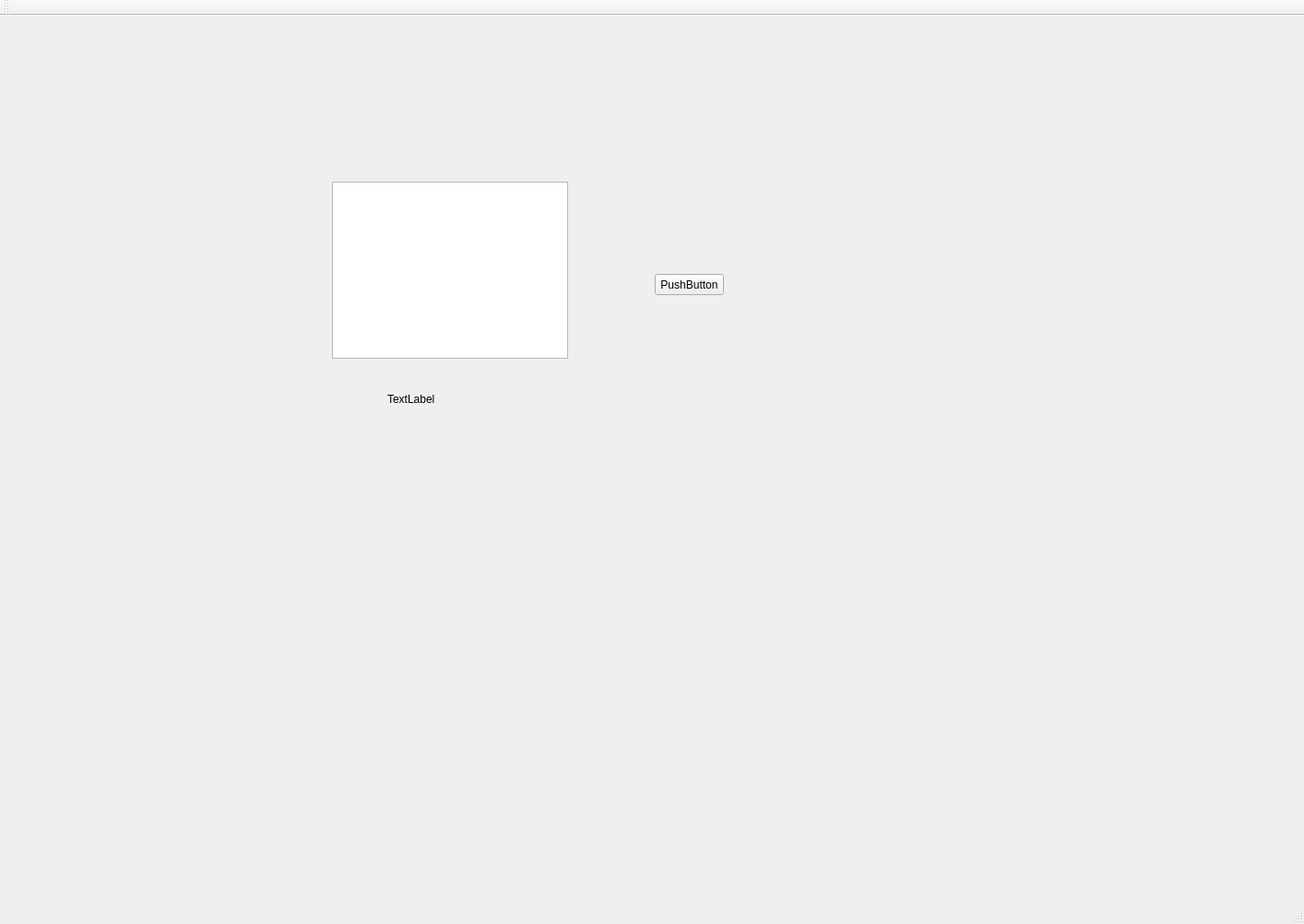
<?xml version="1.0" encoding="UTF-8"?>
<ui version="4.0">
 <class>MainWindow</class>
 <widget class="QMainWindow" name="MainWindow">
  <property name="geometry">
   <rect>
    <x>0</x>
    <y>0</y>
    <width>1414</width>
    <height>1002</height>
   </rect>
  </property>
  <property name="windowTitle">
   <string>MainWindow</string>
  </property>
  <widget class="QWidget" name="centralWidget">
   <widget class="QWidget" name="widget_2" native="true">
    <property name="geometry">
     <rect>
      <x>230</x>
      <y>110</y>
      <width>631</width>
      <height>401</height>
     </rect>
    </property>
    <widget class="QListView" name="listView">
     <property name="geometry">
      <rect>
       <x>130</x>
       <y>70</y>
       <width>256</width>
       <height>192</height>
      </rect>
     </property>
    </widget>
    <widget class="QLabel" name="label">
     <property name="geometry">
      <rect>
       <x>190</x>
       <y>300</y>
       <width>54</width>
       <height>12</height>
      </rect>
     </property>
     <property name="text">
      <string>TextLabel</string>
     </property>
    </widget>
    <widget class="QPushButton" name="pushButton">
     <property name="geometry">
      <rect>
       <x>480</x>
       <y>170</y>
       <width>75</width>
       <height>23</height>
      </rect>
     </property>
     <property name="text">
      <string>PushButton</string>
     </property>
    </widget>
   </widget>
  </widget>
  <widget class="QMenuBar" name="menuBar">
   <property name="geometry">
    <rect>
     <x>0</x>
     <y>0</y>
     <width>1414</width>
     <height>23</height>
    </rect>
   </property>
  </widget>
  <widget class="QToolBar" name="mainToolBar">
   <attribute name="toolBarArea">
    <enum>TopToolBarArea</enum>
   </attribute>
   <attribute name="toolBarBreak">
    <bool>false</bool>
   </attribute>
  </widget>
  <widget class="QStatusBar" name="statusBar"/>
 </widget>
 <layoutdefault spacing="6" margin="11"/>
 <resources/>
 <connections/>
</ui>
